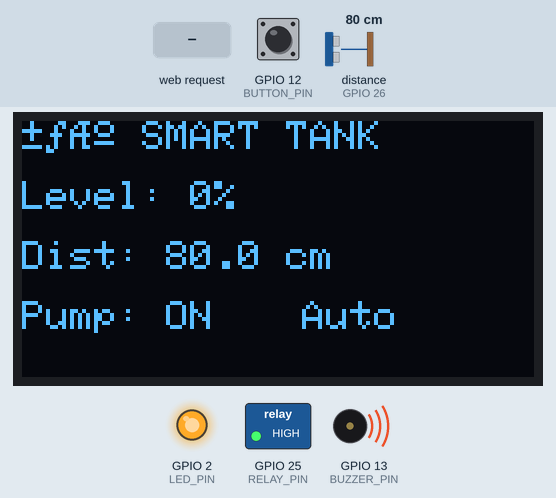
Recording of a sketch running on a simulated ESP32. Parts: 128×64 one-colour display, switched loads named in the sketch (green lamp = pin HIGH), output pins drawn as LEDs (lit = HIGH), buzzer (waves = sounding, pin HIGH). Wiring (inferred from the names in the program): ultrasonic range finder: trigger GPIO 27; echo GPIO 26. Inputs (shaded band) come from the test bench; at power-on: distance to the obstacle (sensor on GPIO 26) 80 cm, GPIO 12 (BUTTON_PIN) HIGH. The echo pulse lasts 58.3 µs per cm; WiFi joins after 1.5 s; servers stay silent unless stated; pins used as bus, display or sensor lines are not drawn; what the sketch prints to the serial monitor is not drawn.

Above: at 3.7 s.
3.8 s: distance to the obstacle (sensor on GPIO 26) set to 70 cm
At 4.4 s:
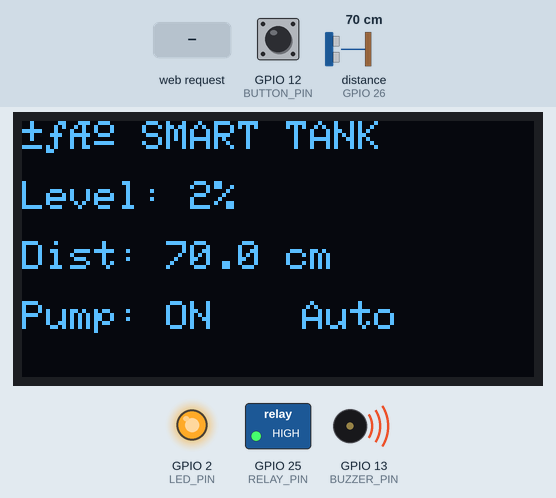
5.6 s: distance to the obstacle (sensor on GPIO 26) set to 61 cm
At 6.5 s:
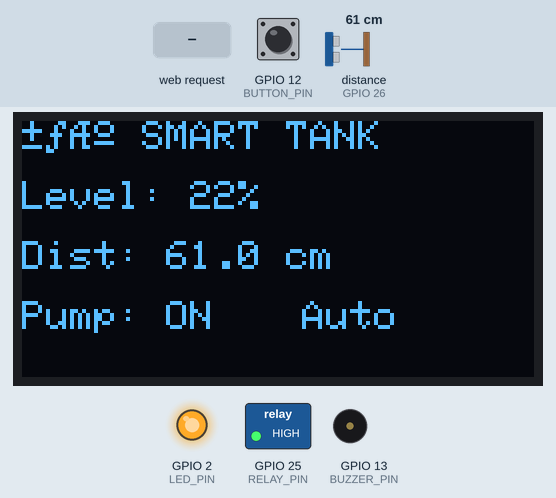
7.2 s: distance to the obstacle (sensor on GPIO 26) set to 35 cm
At 8.5 s:
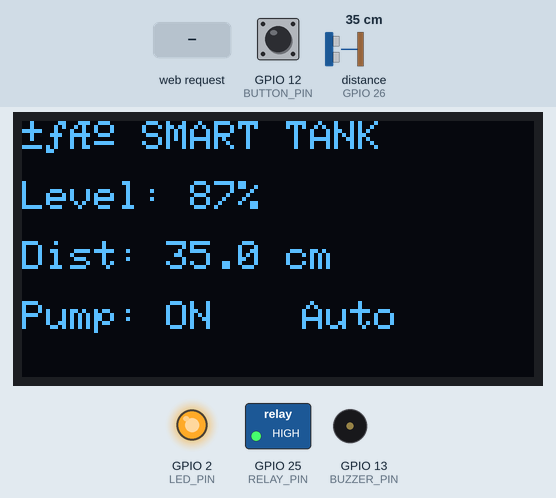
8.8 s: distance to the obstacle (sensor on GPIO 26) set to 30 cm
At 9.3 s:
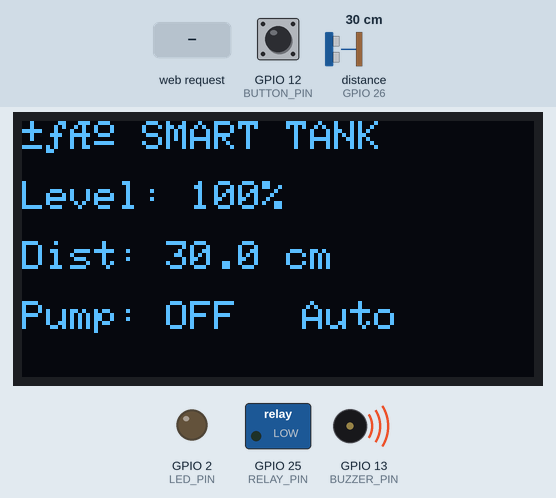
11.9 s: GPIO 12 (BUTTON_PIN) pulled LOW for 0.65 s
At 12.8 s:
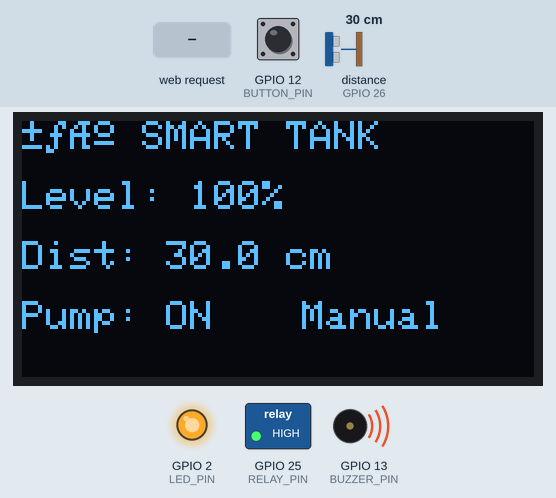
14.9 s: HTTP request GET /toggle received
At 16.0 s:
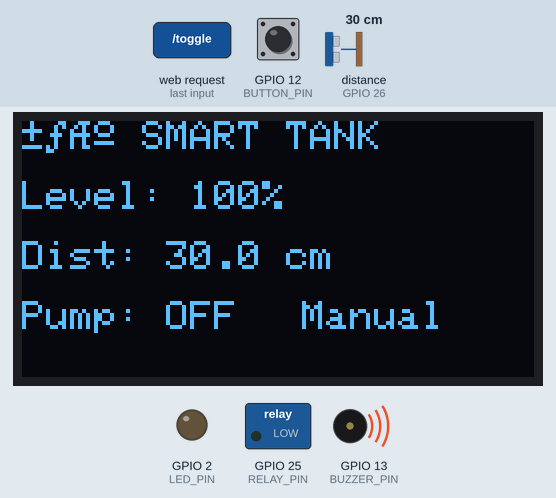
Timing chart, 0 to 19.0 s (numbered marks = the images above; inputs shaded):
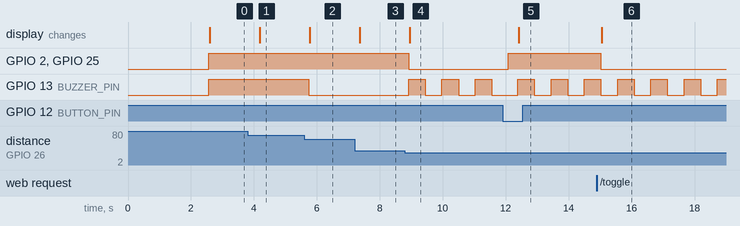

Measured:
- the behaviour switches between 67 and 66 cm on distance to the obstacle (sensor on GPIO 26) (found by bisection; images 1 and 2)
- the behaviour switches between 34 and 33 cm on distance to the obstacle (sensor on GPIO 26) (found by bisection; images 3 and 4)
- after the input at 3.8 s, the display: changes after 0.38 s (image 1)
- after the input at 5.6 s, GPIO 13 (BUZZER_PIN): HIGH → LOW after 0.15 s; the display: changes after 0.17 s (image 2)
- after the input at 7.2 s, the display: changes after 0.16 s (image 3)
- after the input at 8.8 s, GPIO 2 (LED_PIN), GPIO 25 (RELAY_PIN): HIGH → LOW after 0.12 s; GPIO 13 (BUZZER_PIN): alternates HIGH for 0.53 s and LOW for 0.53 s, starting after 0.12 s; the display: changes after 0.14 s (image 4)
- after the input at 11.9 s, GPIO 2 (LED_PIN), GPIO 25 (RELAY_PIN): LOW → HIGH after 0.18 s; the display: changes after 0.51 s (image 5)
- after the input at 14.9 s, GPIO 2 (LED_PIN), GPIO 25 (RELAY_PIN): HIGH → LOW after 0.13 s; the display: changes after 0.15 s (image 6)

The sketch:

Smart_water_tank_controller.ino
```cpp
#include <WiFi.h>
#include <WebServer.h>
#include <Wire.h>
#include <Adafruit_GFX.h>
#include <Adafruit_SSD1306.h>

// ===== WiFi Credentials =====
const char* ssid = "S20 fe";
const char* password = "shrey123";

// ===== Pin Definitions =====
#define TRIG_PIN   27
#define ECHO_PIN   26
#define RELAY_PIN  25
#define LED_PIN     2
#define BUTTON_PIN 12
#define BUZZER_PIN 13

// ===== OLED Settings =====
#define SCREEN_WIDTH 128
#define SCREEN_HEIGHT 64
Adafruit_SSD1306 display(SCREEN_WIDTH, SCREEN_HEIGHT, &Wire, -1);

// ===== Tank Settings =====
const int EMPTY_TANK = 70;   // cm when tank is empty
const int FULL_TANK  = 30;   // cm when tank is full

// ===== Variables =====
float distanceCM = 0;
int waterLevel = 0;
bool pumpOn = false;
bool manualOverride = false;
unsigned long lastBeep = 0;

// ===== Web Server =====
WebServer server(80);

// ===== Measure Distance =====
float getDistance() {
  digitalWrite(TRIG_PIN, LOW);
  delayMicroseconds(2);
  digitalWrite(TRIG_PIN, HIGH);
  delayMicroseconds(10);
  digitalWrite(TRIG_PIN, LOW);

  long duration = pulseIn(ECHO_PIN, HIGH, 30000); // 30 ms timeout
  return duration * 0.0343 / 2; // cm
}

// ===== Update Water Level =====
void updateWaterLevel() {
  distanceCM = getDistance();
  waterLevel = map((int)distanceCM, EMPTY_TANK, FULL_TANK, 0, 100);
  waterLevel = constrain(waterLevel, 0, 100);
}

// ===== Buzzer Alerts =====
void buzzerAlert() {
  if (waterLevel <= 10) {
    // Continuous beep for empty
    digitalWrite(BUZZER_PIN, HIGH);
  }
  else if (waterLevel >= 95) {
    // Alternate beep for full
    if (millis() - lastBeep >= 500) {
      digitalWrite(BUZZER_PIN, !digitalRead(BUZZER_PIN));
      lastBeep = millis();
    }
  }
  else {
    digitalWrite(BUZZER_PIN, LOW);
  }
}

// ===== Pump Control Logic =====
void autoPumpControl() {
  if (!manualOverride) {
    if (waterLevel <= 10 && !pumpOn) {
      pumpOn = true;
      Serial.println("Auto: Water low → Pump ON");
    }
    else if (waterLevel >= 95 && pumpOn) {
      pumpOn = false;
      Serial.println("Auto: Tank full → Pump OFF");
    }
  }

  digitalWrite(RELAY_PIN, pumpOn);
  digitalWrite(LED_PIN, pumpOn);
}

// ===== OLED Display =====
void updateDisplay() {
  display.clearDisplay();
  display.setTextSize(1);
  display.setTextColor(SSD1306_WHITE);

  display.setCursor(0, 0);
  display.print("💧 SMART TANK");

  display.setCursor(0, 15);
  display.print("Level: ");
  display.print(waterLevel);
  display.println("%");

  display.setCursor(0, 30);
  display.print("Dist: ");
  display.print(distanceCM, 1);
  display.println(" cm");

  display.setCursor(0, 45);
  display.print("Pump: ");
  display.println(pumpOn ? "ON" : "OFF");

  display.setCursor(70, 45);
  display.print(manualOverride ? "Manual" : "Auto");

  display.display();
}

// ===== Web Dashboard =====
String getHTML() {
  String html = "<html><head><meta name='viewport' content='width=device-width,initial-scale=1'>";
  html += "<title>Smart Tank</title>";
  html += "<style>body{font-family:Arial;text-align:center;background:#111;color:white;}";
  html += "button{font-size:20px;padding:10px 25px;margin:10px;background:#00bfff;border:none;border-radius:8px;color:white;cursor:pointer;}";
  html += "button:hover{background:#0099cc;}</style></head><body>";

  html += "<h1>💧 Smart Water Tank</h1>";
  html += "<h2>Level: " + String(waterLevel) + "%</h2>";
  html += "<h3>Distance: " + String(distanceCM, 1) + " cm</h3>";
  html += "<h3>Pump: " + String(pumpOn ? "ON ✅" : "OFF ❌") + "</h3>";
  html += "<h4>Mode: " + String(manualOverride ? "Manual" : "Auto") + "</h4>";

  html += "<form action='/toggle'><button>";
  html += pumpOn ? "STOP PUMP" : "START PUMP";
  html += "</button></form>";

  html += "<form action='/auto'><button>SET AUTO MODE</button></form>";

  html += "<meta http-equiv='refresh' content='3'>";
  html += "</body></html>";
  return html;
}

// ===== Web Routes =====
void handleRoot() {
  updateWaterLevel();
  autoPumpControl();
  buzzerAlert();
  updateDisplay();
  server.send(200, "text/html", getHTML());
}

void handleToggle() {
  manualOverride = true;
  pumpOn = !pumpOn;
  digitalWrite(RELAY_PIN, pumpOn);
  digitalWrite(LED_PIN, pumpOn);
  Serial.println(pumpOn ? "Manual: Pump ON" : "Manual: Pump OFF");
  server.sendHeader("Location", "/");
  server.send(303);
}

void handleAuto() {
  manualOverride = false;
  Serial.println("Switched to AUTO mode");
  server.sendHeader("Location", "/");
  server.send(303);
}

// ===== Manual Button =====
void checkButton() {
  static bool lastState = HIGH;
  bool state = digitalRead(BUTTON_PIN);
  if (state == LOW && lastState == HIGH) {
    manualOverride = true;
    pumpOn = !pumpOn;
    digitalWrite(RELAY_PIN, pumpOn);
    digitalWrite(LED_PIN, pumpOn);
    Serial.println(pumpOn ? "Manual Button: Pump ON" : "Manual Button: Pump OFF");
    delay(300);
  }
  lastState = state;
}

// ===== Setup =====
void setup() {
  Serial.begin(115200);

  pinMode(TRIG_PIN, OUTPUT);
  pinMode(ECHO_PIN, INPUT);
  pinMode(RELAY_PIN, OUTPUT);
  pinMode(LED_PIN, OUTPUT);
  pinMode(BUTTON_PIN, INPUT_PULLUP);
  pinMode(BUZZER_PIN, OUTPUT);

  digitalWrite(RELAY_PIN, LOW);
  digitalWrite(LED_PIN, LOW);
  digitalWrite(BUZZER_PIN, LOW);

  if (!display.begin(SSD1306_SWITCHCAPVCC, 0x3C)) {
    Serial.println("OLED not found");
  } else {
    display.clearDisplay();
    display.setTextColor(SSD1306_WHITE);
    display.setCursor(0, 0);
    display.println("Smart Tank Booting...");
    display.display();
    delay(1000);
  }

  Serial.println("Connecting to WiFi...");
  WiFi.begin(ssid, password);
  while (WiFi.status() != WL_CONNECTED) {
    delay(500);
    Serial.print(".");
  }
  Serial.println("\nConnected!");
  Serial.print("IP Address: ");
  Serial.println(WiFi.localIP());

  server.on("/", handleRoot);
  server.on("/toggle", handleToggle);
  server.on("/auto", handleAuto);
  server.begin();
  Serial.println("Web server started.");
}

// ===== Loop =====
void loop() {
  server.handleClient();
  checkButton();
  updateWaterLevel();
  autoPumpControl();
  buzzerAlert();
  updateDisplay();
  delay(500);
}
```
